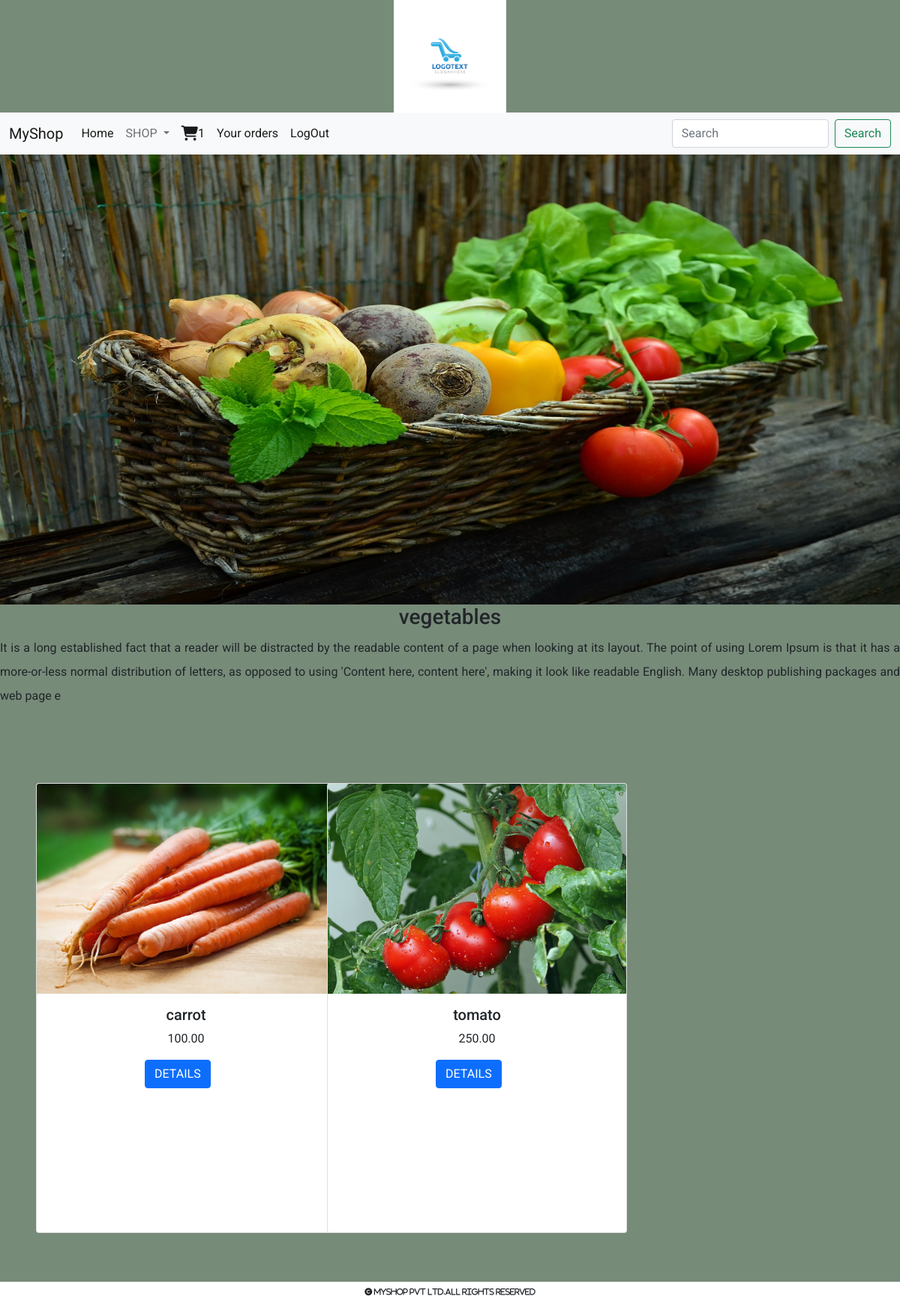
Screenshot of /products/vegetables (signed in) with the database file from the repository.
### shop/models.py (models this page shows, shortened)
class Category(models.Model):
    name = models.CharField(max_length=250, unique=True)
    slug = models.CharField(max_length=250, unique=True)
    desc = models.TextField(blank=True)
    image = models.ImageField(upload_to='shop/category', null=True, blank=True)

class Products(models.Model):
    name = models.CharField(max_length=250, unique=True)
    slug = models.CharField(max_length=250, unique=True)
    description = models.TextField(blank=True)
    image = models.ImageField(upload_to='shop/products', blank=True, null=True)
    price = models.DecimalField(max_digits=10, decimal_places=2)
    category = models.ForeignKey(Category, on_delete=models.CASCADE)
    stock = models.IntegerField()
    available = models.BooleanField(default=True)
    created = models.DateTimeField(auto_now_add=True)
    updated = models.DateTimeField(auto_now=True)

### shop/views.py (the view)
# urls.py: path('products/<slug:p>', views.allproducts, name='allproducts'),
def allproducts(request, p):
    c = Category.objects.get(slug=p)
    p = Products.objects.filter(category__slug=p)
    return render(request, 'product.html', {'p': p, 'c': c})

### cart/context_processors.py (called while the page is built)
def counter(request):
    item_count = 0
    if request.user.is_authenticated:
        user = request.user
        try:
            cart = Cart.objects.filter(user=user)
            for i in cart:
                item_count = item_count + i.quantity
        except Cart.DoesNotExist:
            item_count = 0
    return {'count': item_count}

### shop/context_processors.py (called while the page is built)
def menu_links(request):
    c = Category.objects.all()
    return {'links':c}

### templates/product.html
{% extends 'base.html' %}
{% load static %}
{% block content %}
<div>
    <img src="{{ c.image.url }}" style="height:600px;width:100%">
</div>
<div class="continer-fluid" style="margin-bottom:100px">
    <h3 class="text-center mb-2">{{c.name}}</h3>
    <p style="line-height:2;text-align:justify">{{c.desc}}
    </p>
</div>
<div class="container-fluid " style="margin-bottom:100px">
    <div class="row ms-4">
        {% for i in p %}
        <div class="col-sm-4">
            <div class="card" style="width: 25rem;height:600px">
                <img src="{{ i.image.url }}" style="height:280px;" class="card-img-top" alt="...">
                <div class="card-body">
                    <h5 class="card-title text-center">{{ i.name }}</h5>
                    <p class="card-text text-center" style="text-align:justify">{{i.price}}</p>
                    <a href="{% url 'shop:prodetails' i.slug %}" style="position:relative;left:35%"
                       class="btn btn-primary">DETAILS</a>
                </div>
            </div>
        </div>
        {% endfor %}
    </div>
</div>
{% endblock %}

### static/css/custom.css (style rules this page uses)
body { margin: 0; padding: 0; background-color:#778B79; font-family: 'Caveat', cursive; font-family: 'Changa', sans-serif; font-family: 'Great Vibes', cursive; font-family: 'Roboto', sans-serif; }

### rows the page displays
Category: image (picture), name "vegetables", desc "It is a long established fact that a reader will be distracted by the readable content of a page when looking at its layout. The point of using Lorem Ipsum is that it has a more-or-less normal distribution of letters, as opposed to using 'Content here, content here', making it look like readable English. Many desktop publishing packages and web page e"
Products: image (picture), name "carrot", price "100.00"
Products: image (picture), name "tomato", price "250.00"

### other values shown
{{ count }} "1"
